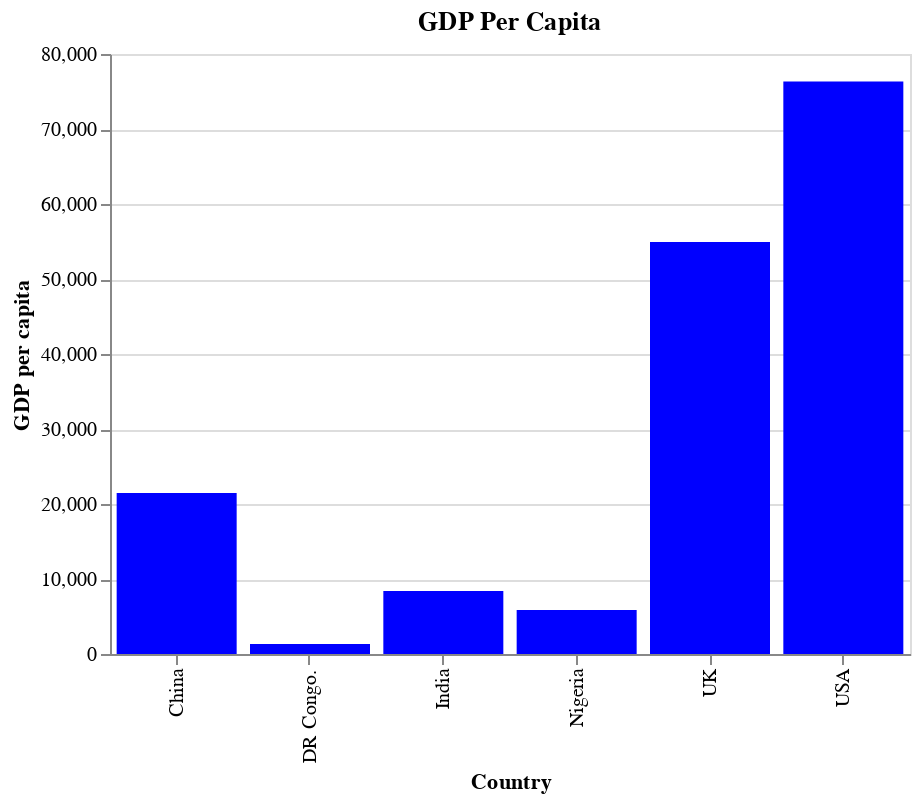

Source (Vega-Lite JSON):
### Vega-Lite specification from a JSON file in a GitHub repository (floating-point values rounded to 4 significant figures)
{"$schema": "https://vega.github.io/schema/vega-lite/v5.json", "title": {"text": "GDP Per Capita"}, "width": 400, "height": 300, "data": {"values": [{"Country": "China", "GDP per capita": 21482}, {"Country": "DR Congo.", "GDP per capita": 1337}, {"Country": "UK", "GDP per capita": 54929}, {"Country": "India", "GDP per capita": 8400}, {"Country": "Nigeria", "GDP per capita": 5862}, {"Country": "USA", "GDP per capita": 76329}]}, "mark": {"type": "bar", "color": "blue"}, "encoding": {"x": {"field": "Country"}, "y": {"field": "GDP per capita", "type": "quantitative"}}, "config": {}}
